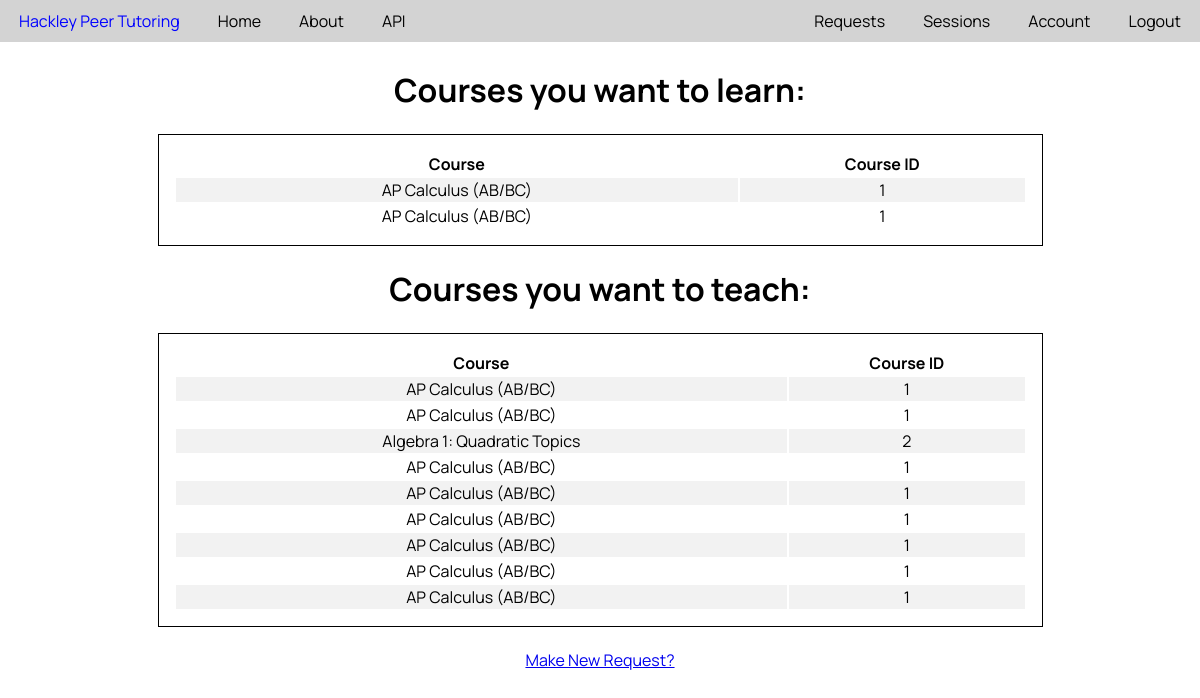
The app's page /requests (signed in), older data.
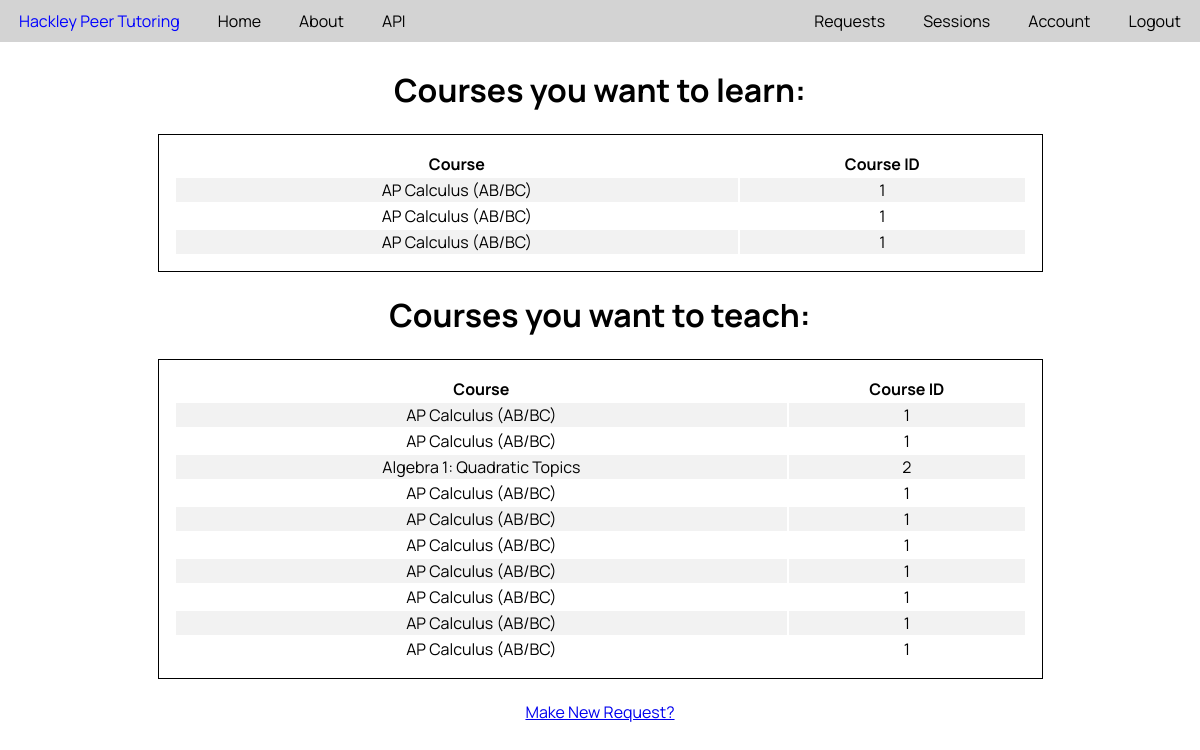
The same page, newer data.
### PeerTutor/models.py (models this page shows, shortened)
class Course(db.Model):
    __tablename__ = 'course'
    id = db.Column(db.Integer, primary_key=True)
    name = db.Column(db.String(20), unique=True, nullable=False)
    description = db.Column(db.Text, nullable=False)

class CourseRequest(db.Model):
    __tablename__ = 'courseRequest'
    id = db.Column(db.Integer, primary_key=True)
    user_id = db.Column(db.Integer, db.ForeignKey('user.id'), nullable=False)
    course_id = db.Column(db.Integer, nullable=False)
    relationship = db.Column('relationship', db.Boolean, nullable=False)
    date_added = db.Column(db.DateTime, nullable=False, default=datetime.utcnow)

### PeerTutor/tutoring/routes.py (the view)
@tutor_functions.route('/requests', methods=['GET'])
@login_required
def requests():
    teachRequests = queryCourseRequests(user=current_user, relationship=True)
    learnRequests = queryCourseRequests(user=current_user, relationship=False)
    return render_template('requests.html', queryCourse=queryCourse, teachRequests=teachRequests, learnRequests=learnRequests)

### PeerTutor/models.py (called while the page is built)
@login_manager.user_loader
def load_user(user_id):
   return User.query.get(int(user_id))

### PeerTutor/tutoring/utils.py (called while the page is built)
def queryCourse(id):
    return Course.query.get(id)

def queryCourseRequests(user, relationship):
    return CourseRequest.query.filter_by(user=user, relationship=relationship).all()

### PeerTutor/templates/requests.html (shortened to what this page needs)
{% extends 'base.html' %}
{% block content %}
    <div class="requests-page">
    <h1> Courses you want to learn: </h1>
    <table class="request-table">
        <tr>
            <th>Course</th>
            <th>Course ID</th>
        </tr>
        {% for request in learnRequests %}
        <tr>
            <td>{{queryCourse(request.course_id).name}}</td>
            <td>{{request.course_id}}</td>
        </tr>
        {% endfor %}
    </table>
    <h1> Courses you want to teach: </h1>
    <table class="request-table">
        <tr>
            <th>Course</th>
            <th>Course ID</th>
        </tr>
        {% for request in teachRequests %}
        <tr>
            <td>{{queryCourse(request.course_id).name}}</td>
            <td>{{request.course_id}}</td>
        </tr>
        {% endfor %}
    </table>
    <br>
    <a href="{{url_for('tutor_functions.makeRequest')}}"> Make New Request? </a>
    </div>
{% endblock %}

### PeerTutor/templates/base.html (shortened to what this page needs)
<!DOCTYPE html>
<html lang="en">
<head>
    <link rel="stylesheet" type="text/css" href="{{ url_for('static', filename='main.css') }}">
</head>
<body>
  <header class="nav-bar-header">
    <nav class="nav-bar-nav">
      <div class="nav-bar-div">
        <a class="link left-link logo" href="{{ url_for('main.home') }}">Hackley Peer Tutoring</a>
          <div class="left-link-group">
            <a class="link left-link" href="{{ url_for('main.home') }}">Home</a>
            <a class="link left-link" href="{{ url_for('main.about') }}">About</a>
            <a class="link left-link" href="{{ url_for('main.apiHelp')}}">API</a>
          </div>
          <div class="right-link-group">
          {% if current_user.is_authenticated %}
            <a class="link right-link" href=" {{ url_for('users.logout') }}">Logout</a>
            <a class="link right-link" href=" {{ url_for('users.account') }}">Account</a>
            <a class="link right-link" href=" {{ url_for('tutor_functions.sessions') }}">Sessions</a>
            <a class="link right-link" href=" {{ url_for('tutor_functions.requests') }}">Requests</a>
          {% else %}
            <a class="link right-link" href=" {{ url_for('users.login') }}">Login</a>
            <a class="link right-link" href="{{ url_for('users.register') }}">Register</a>
          {% endif %}
        </div>
      </div>
    </nav>
  </header>
  <main role="main" class="content">
      <div class="messages">
          {% block content %}{% endblock %}
      </div>
  </main>
</body>

### PeerTutor/static/main.css (style rules this page uses)
body { margin: 0px; font-family: 'Manrope', sans-serif; }
tr { border-bottom: 1px solid black; border-right: 1px solid black; }
tr:nth-child(even) { background-color: #f2f2f2; }
.link { display: inline; padding-top: 10px; padding-bottom: 10px; padding-right: 19px; padding-left: 19px; margin-top:0px; color:black; text-decoration: none; background-color: lightgrey; margin-bottom:0px; }
.right-link { float: right; }
.left-link { float: left; }
.nav-bar-header { display:inline-block; height: auto; width: 100%; padding-top: 0px; background-color: lightgrey; margin:0px; padding-bottom:0px; }
.logo { border-style: hidden; color: blue; margin-left: 0px; margin-bottom:0px; }
.left-link-group { float: left; }
.right-link-group { float:right; }
.nav-bar-nav { width: 100%; margin: 0px; padding-bottom:0px; }
.nav-bar-div { margin: 0px; padding-bottom:0px; }
.messages { margin: 0px; }
.request-table { border: 1px solid black; width: 75%; text-align: center; padding: 15px; margin-left: auto; margin-right: auto; }
.requests-page { margin:10px; text-align: center; }

Row changes from the older to the newer data that the page shows:
added CourseRequest: {{ queryCourse(request.course_id).name }} "AP Calculus (AB/BC)", course_id "1", shown under "Courses you want to learn:"
added CourseRequest: {{ queryCourse(request.course_id).name }} "AP Calculus (AB/BC)", course_id "1", shown under "Courses you want to teach:"
